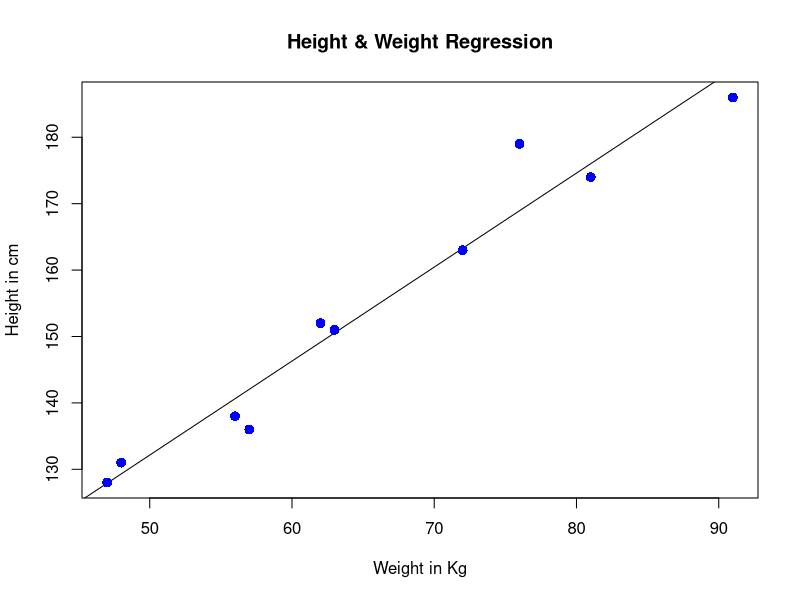
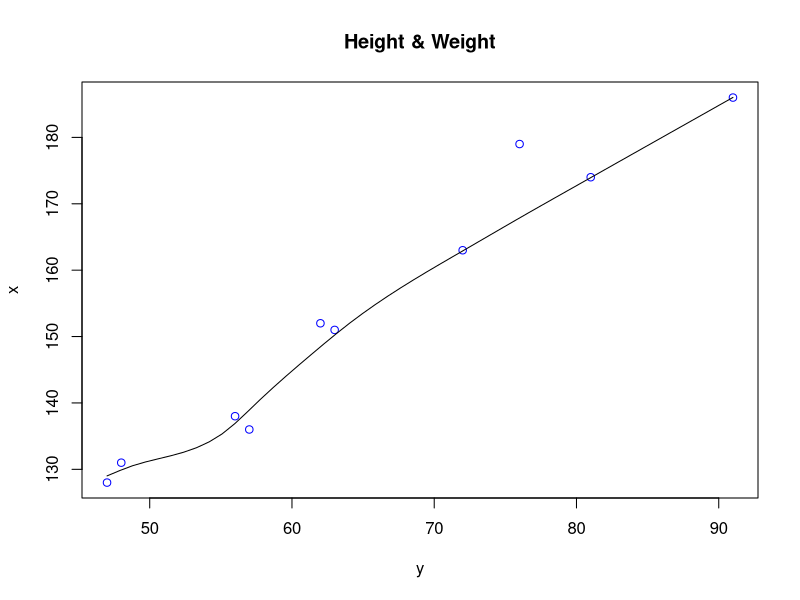
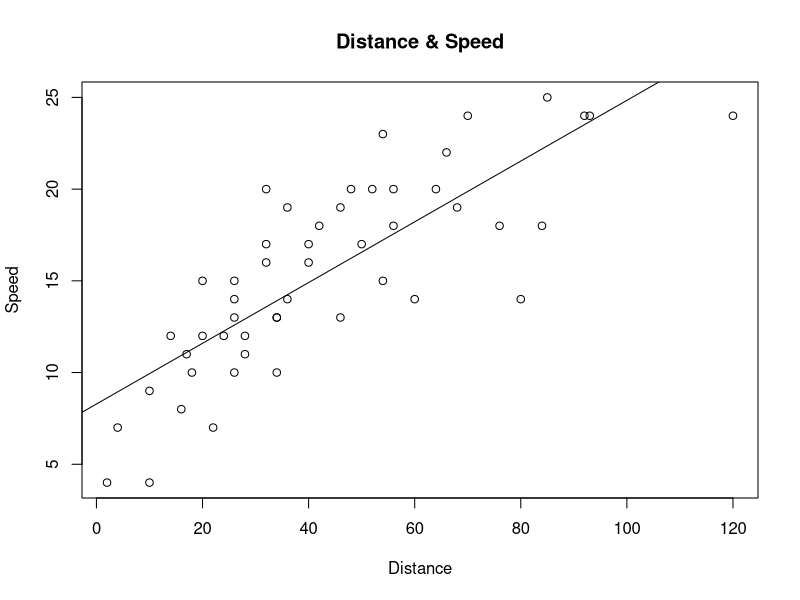
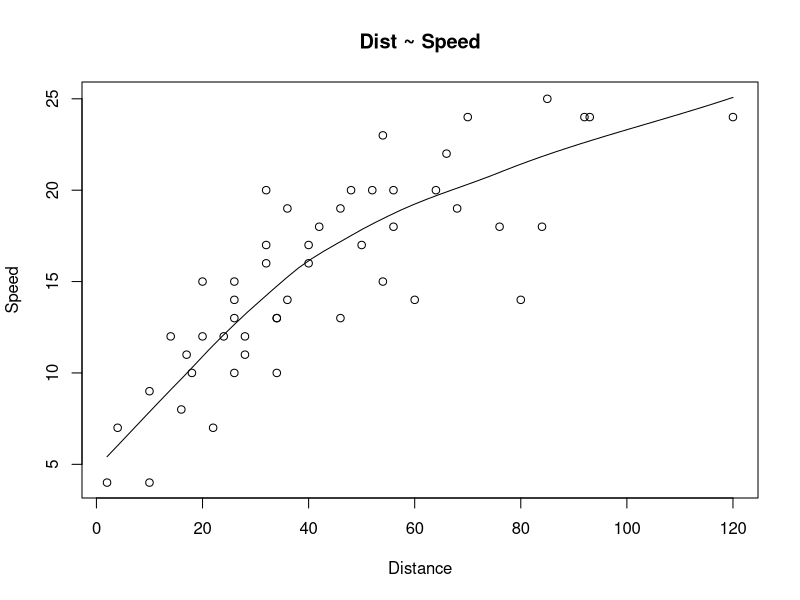
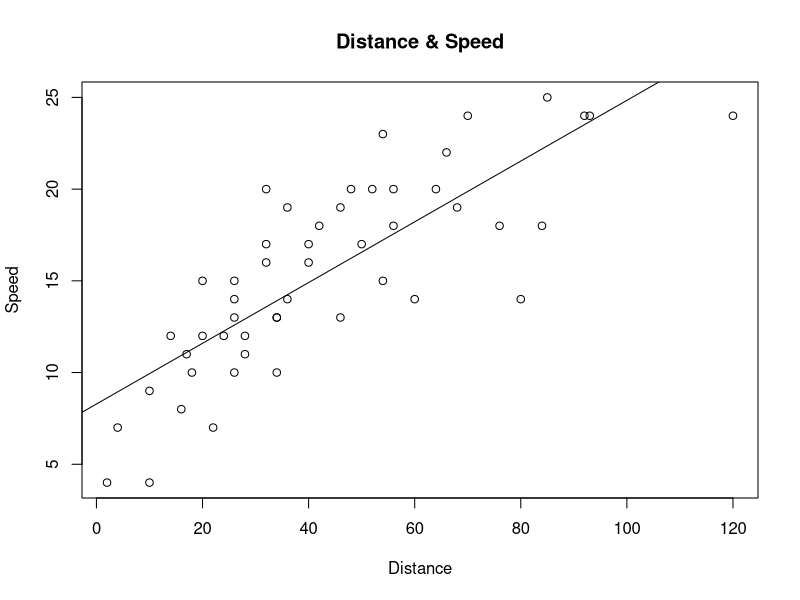
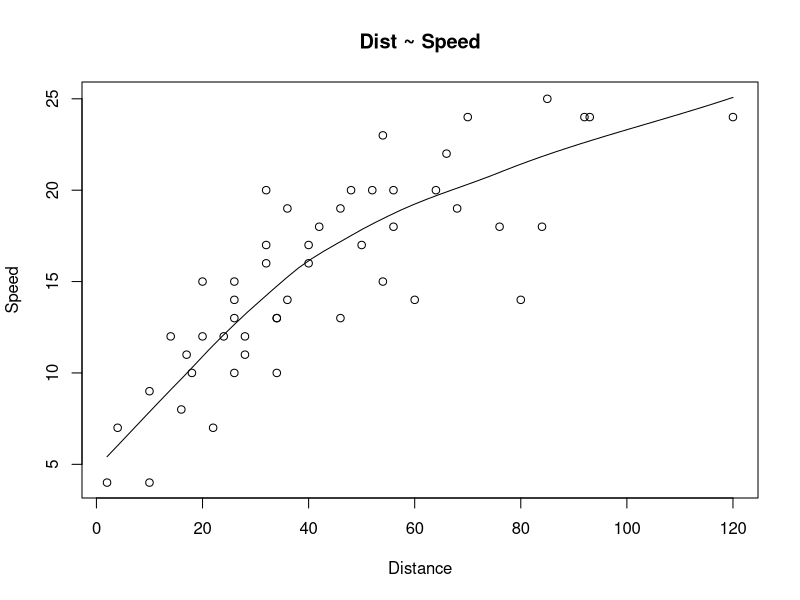

R code for these plots, in order:
# Create Relationship Model & get the Coefficients
# The predictor vector.
x <- c(151, 174, 138, 186, 128, 136, 179, 163, 152, 131)
# The response vector.
y <- c(63, 81, 56, 91, 47, 57, 76, 72, 62, 48)
# Apply the lm() function.
relation <- lm(y~x)
print(relation)

# Get the Summary of the Relationship
print(summary(relation))

# Predicting single value
# Find weight of a person with height 170.
a <- data.frame(x = 170)
result <- predict(relation,a)
print(result)

# Predicting multiple value prediction
b <- data.frame(x=c(151, 174,170))
result <- predict(relation,b)
print(result)

# Visualize the Regression Graphically
# Plot the chart.
plot(y,x,col = "blue",main = "Height & Weight Regression",
     abline(lm(x~y)),cex = 1.3,pch = 16,xlab = "Weight in Kg",ylab =
       "Height in cm")
# OR
scatter.smooth(y,x,col = "blue",main = "Height & Weight")

###################################################################
# Creating linear regression with built-in dataset [Create model, summary and visualize]
x=cars$speed
y=cars$dist

model1 <- lm(y~x)
print(model1)
print(summary(model1))

plot(y,x,main = "Distance & Speed",abline(lm(speed~dist, data=cars)),xlab = "Distance",ylab = "Speed")

scatter.smooth(y,x, main="Dist ~ Speed",xlab = "Distance",ylab = "Speed")

# OR

model1 <- lm(speed~dist, data=cars)
print(model1)
print(summary(model1))

plot(y=cars$speed,x=cars$dist,main = "Distance & Speed", abline(lm(speed~dist, data=cars)),xlab = "Distance",ylab = "Speed")

scatter.smooth(y=cars$speed,x=cars$dist, main="Dist ~ Speed",xlab = "Distance",ylab = "Speed")

# Predicting new values
x=cars$speed
y=cars$dist

model1 <- lm(y~x)
newspeed <- data.frame(x=c(26, 27,28))
result <- predict(model1,newspeed)
print(result)

###################################################################
# K-NN Classifier
# Loading package
library(e1071)
library(caTools)
library(class)

# Loading data
data(iris)
head(iris)

# Splitting data into train and test data
# Splitting data into train and test data
split <- sample.split(iris, SplitRatio = 0.7)
train_cl <- subset(iris, split == "TRUE")
test_cl <- subset(iris, split == "FALSE")

# Feature Scaling
train_scale <- scale(train_cl[, 1:4])
test_scale <- scale(test_cl[, 1:4])

# Splitting data into train and test data
# Fitting KNN Model to training dataset
classifier_knn <- knn(train = train_scale,
                      test = test_scale,
                      cl = train_cl$Species,
                      k = 1)
print(classifier_knn)

# Evaluating the Model
# Confusion Matrix
cm <- table(test_cl$Species, classifier_knn)
print(cm)

# Calculate out of Sample error
misClassError <- mean(classifier_knn != test_cl$Species)
print(paste('Accuracy =', 1-misClassError))

# Choosing the K value
# K = 3
classifier_knn <- knn(train = train_scale,
                      test = test_scale,
                      cl = train_cl$Species,
                      k = 3)
misClassError <- mean(classifier_knn != test_cl$Species)
print(paste('Accuracy =', 1-misClassError))

# K = 5
classifier_knn <- knn(train = train_scale,
                      test = test_scale,
                      cl = train_cl$Species,
                      k = 5)
misClassError <- mean(classifier_knn != test_cl$Species)
print(paste('Accuracy =', 1-misClassError))

# K = 7
classifier_knn <- knn(train = train_scale,
                      test = test_scale,
                      cl = train_cl$Species,
                      k = 7)
misClassError <- mean(classifier_knn != test_cl$Species)
print(paste('Accuracy =', 1-misClassError))

# K = 7
classifier_knn <- knn(train = train_scale,
                      test = test_scale,
                      cl = train_cl$Species,
                      k = 7)
misClassError <- mean(classifier_knn != test_cl$Species)
print(paste('Accuracy =', 1-misClassError))

# K = 19
classifier_knn <- knn(train = train_scale,
                      test = test_scale,
                      cl = train_cl$Species,
                      k = 19)
misClassError <- mean(classifier_knn != test_cl$Species)
print(paste('Accuracy =', 1-misClassError))
